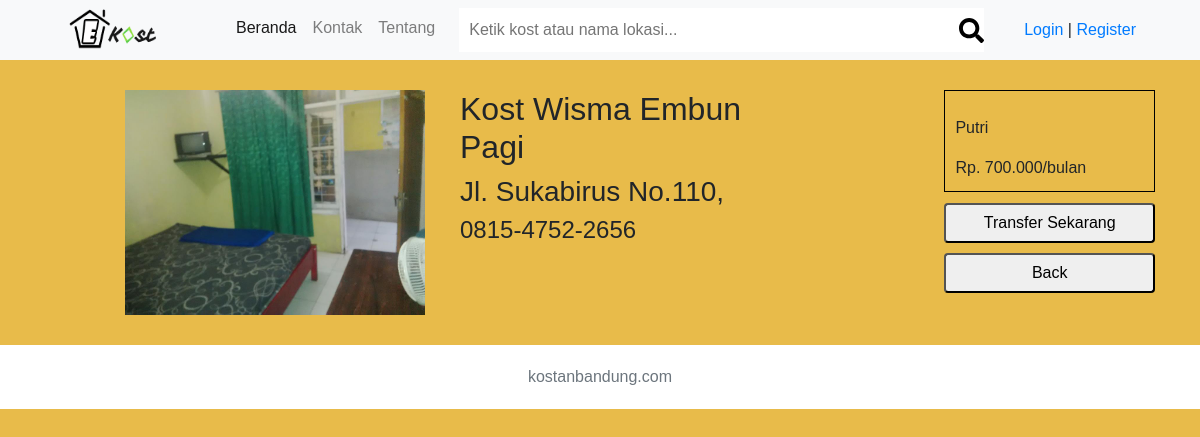
Page /index.php/controller/kosdetail/K10 on the committed database.
### tables this page shows
CREATE TABLE `list_kost` (
  `id` varchar(10) NOT NULL,
  `nama_kos` varchar(255) NOT NULL,
  `kategori` varchar(255) NOT NULL,
  `alamat` varchar(255) NOT NULL,
  `harga` varchar(255) NOT NULL,
  `kontak` varchar(255) NOT NULL,
  `kos_img` varchar(255) NOT NULL
);

### application/controllers/controller.php (called while the page is built, shortened)
<?php
class controller extends CI_Controller {
	function __construct(){
			$this->load->model('model_general');
			$this->load->view('links');
			$this->load->view('sticky/header');
			$this->load->library('form_validation');
			$this->load->library('session');
	}
	public function kosDetail($kosID)
	{
		$data['kos'] = $this->model_general->get_dataByID($kosID);
		$this->load->view('kosDetail',$data);
		$this->load->view('sticky/footer');
	}
}

### index.php (called while the page is built, shortened)
<?php
require_once BASEPATH.'core/CodeIgniter.php';

### application/models/model_general.php (called while the page is built, shortened)
<?php
class model_general extends CI_Model
{
	public function get_dataByID($id)
	{
		$query = $this->db->get_where('list_kost', array('id' => $id))->row_array();
		return $query;
	}
}
?>

### application/views/kosDetail.php (the view)
<div class="container" style="padding-top:30px;padding-bottom: 30px;">
  <div style="display:flex;">
    <div class="" style="padding-left: 80px;">
      <div class="">
        <img src="<?= base_url($kos['kos_img']); ?>" style="width:300px; weight:300px;  ">
      </div>
    </div>
    <div class="" style="padding-right:200px; padding-left:35px;">
      <h2><?= $kos['nama_kos'];?></h2>
      <h3><?= $kos['alamat'];?></h3>
      <h4><?= $kos['kontak'];?></h4>
    </div>
    <div style="width:262px">
      <div class="" style="border:1px solid black; width:100%; height:102px; padding-top: 25px; padding-left:10px;">
        <div class="">
          <p> <?= $kos['kategori'];?></p>
        </div>
        <div class="">
          <p><?= $kos['harga'];?></p>
        </div>
      </div>
      <div class="" align="center">
        <div class="" style="padding:5% 0 5%;">
          <button type="button" name="button" style="width:100%; height:40px; border-radius:4px;"
          onclick="">Transfer Sekarang </button>
        </div>
        <div class="">
          <button type="button" name="button" style="width:100%; height:40px; border-radius:4px;"> Back </button>
        </div>
      </div>
    </div>
  </div>
</div>

### rows in the picture
list_kost: kos_img (picture), nama_kos "Kost Wisma Embun Pagi", alamat "Jl. Sukabirus No.110,", kontak "0815-4752-2656", kategori "Putri", harga "Rp. 700.000/bulan"
